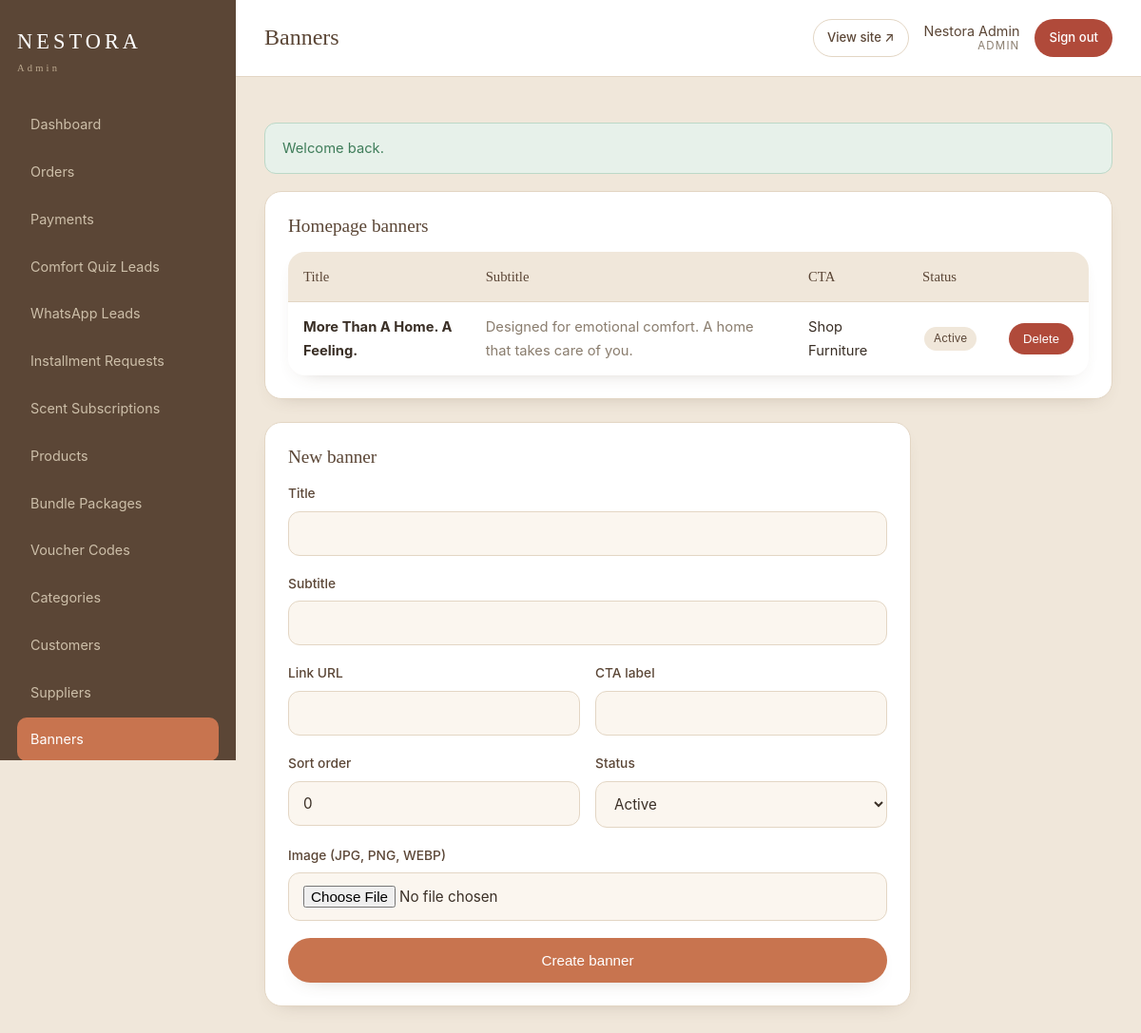
Screenshot of /admin/banners.php (signed in) with the database file from the repository.
### tables this page shows
CREATE TABLE IF NOT EXISTS homepage_banners (
    id          INT UNSIGNED NOT NULL AUTO_INCREMENT,
    title       VARCHAR(190)  NULL,
    subtitle    VARCHAR(255)  NULL,
    image_path  VARCHAR(255)  NULL,
    link_url    VARCHAR(255)  NULL,
    cta_label   VARCHAR(80)   NULL,
    sort_order  INT           NOT NULL DEFAULT 0,
    status      ENUM('active','hidden') NOT NULL DEFAULT 'active',
    created_at  DATETIME      NOT NULL DEFAULT CURRENT_TIMESTAMP,
    updated_at  DATETIME      NOT NULL DEFAULT CURRENT_TIMESTAMP ON UPDATE CURRENT_TIMESTAMP,
    PRIMARY KEY (id)
);

### inc/functions.php (called while the page is built, shortened)
<?php
function e(?string $value): string
{
    return htmlspecialchars((string) $value, ENT_QUOTES | ENT_SUBSTITUTE, 'UTF-8');
}
function label(string $value): string
{
    return ucwords(str_replace('_', ' ', $value));
}

### admin/banners.php (the view, shortened to what this page needs)
<?php
$pdo = db();
$banners = $pdo->query("SELECT * FROM homepage_banners ORDER BY sort_order, id")->fetchAll();
require_once __DIR__ . '/../inc/admin_layout.php';
?>
<div class="panel">
    <h2>Homepage banners</h2>
    <?php if (!$banners): ?><p class="muted">No banners yet.</p><?php else: ?>
    <table class="table">
        <thead><tr><th>Title</th><th>Subtitle</th><th>CTA</th><th>Status</th><th></th></tr></thead>
        <tbody>
        <?php foreach ($banners as $b): ?>
            <tr>
                <td><strong><?= e((string)$b['title']) ?></strong></td>
                <td class="muted"><?= e((string)$b['subtitle']) ?></td>
                <td><?= e((string)$b['cta_label']) ?></td>
                <td><span class="tag"><?= e(label($b['status'])) ?></span></td>
                <td>
                    <form method="post" data-confirm="Delete this banner?">
                        <button class="btn btn-danger btn-sm" type="submit">Delete</button>
                    </form>
                </td>
            </tr>
        <?php endforeach; ?>
        </tbody>
    </table>
    <?php endif; ?>
</div>
<form class="panel" method="post" enctype="multipart/form-data" style="max-width:680px">
    <h2>New banner</h2>
    <div class="field"><label>Title</label><input type="text" name="title"></div>
    <div class="field"><label>Subtitle</label><input type="text" name="subtitle"></div>
    <div class="form-row">
        <div class="field"><label>Link URL</label><input type="text" name="link_url"></div>
        <div class="field"><label>CTA label</label><input type="text" name="cta_label"></div>
    </div>
    <div class="form-row">
        <div class="field"><label>Sort order</label><input type="number" name="sort_order" value="0"></div>
        <div class="field"><label>Status</label><select name="status"><option value="active">Active</option><option value="hidden">Hidden</option></select></div>
    </div>
    <div class="field"><label>Image (JPG, PNG, WEBP)</label><input type="file" name="image" accept="image/jpeg,image/png,image/webp"></div>
    <button class="btn btn-primary btn-block" type="submit">Create banner</button>
</form>

### assets/css/style.css (style rules this page uses)
:root { --cream:#fbf6ef; --oat:#f0e7da; --beige:#e7d8c4; --terracotta:#c8744f; --terracotta-dark:#a85a3a; --brown:#5b4636; --olive-grey:#7c7a6c; --ink:#3a2f26; --muted:#8a7d6e; --line:#e3d6c4; --white:#ffffff; --ok:#3f7d5a; --warn:#b8862b; --err:#b04a3a; --radius:18px; --radius-lg:28px; --shadow:0 18px 40px -22px rgba(91,70,54,.45); --shadow-sm:0 8px 22px -16px rgba(91,70,54,.45); --font-serif:'Fraunces',Georgia,serif; --font-sans:'Inter',system-ui,-apple-system,sans-serif; }
* { box-sizing:border-box;margin:0;padding:0 }
html { scroll-behavior:smooth }
body { font-family:var(--font-sans); color:var(--ink); background:var(--cream); line-height:1.65; -webkit-font-smoothing:antialiased; }
h1,h2,h3,h4 { font-family:var(--font-serif);font-weight:500;line-height:1.2;color:var(--brown) }
.btn { display:inline-block;padding:14px 28px;border-radius:999px; font-weight:500;font-size:.95rem;cursor:pointer;border:1px solid transparent; transition:transform .18s ease, box-shadow .18s ease, background .18s ease; }
.btn-primary { background:var(--terracotta);color:#fff;box-shadow:var(--shadow-sm) }
.btn-block { display:block;width:100%;text-align:center }
.field { margin-bottom:18px }
.field label { display:block;font-size:.86rem;font-weight:500;margin-bottom:7px;color:var(--brown) }
.field input,.field select,.field textarea { width:100%;padding:13px 15px;border:1px solid var(--line);border-radius:12px; font-family:inherit;font-size:.95rem;background:var(--cream);color:var(--ink); }
.form-row { display:grid;grid-template-columns:1fr 1fr;gap:16px }
.table { width:100%;border-collapse:collapse;background:#fff;border-radius:var(--radius);overflow:hidden;box-shadow:var(--shadow-sm) }
.table th,.table td { padding:14px 16px;text-align:left;border-bottom:1px solid var(--line);font-size:.92rem }
.table th { background:var(--oat);font-family:var(--font-serif);font-weight:500;color:var(--brown) }
.table tr:last-child td { border-bottom:none }
.admin-body { background:var(--oat) }
.panel { background:#fff;border:1px solid var(--line);border-radius:var(--radius);padding:24px;box-shadow:var(--shadow-sm);margin-bottom:24px }
.panel h2 { font-size:1.2rem;margin-bottom:16px }
.btn-sm { padding:8px 14px;font-size:.82rem }
.btn-danger { background:var(--err);color:#fff }
.muted { color:var(--muted) }
.tag { display:inline-block;background:var(--oat);border-radius:99px;padding:3px 10px;font-size:.74rem;color:var(--brown);margin:2px }

### rows the page displays
homepage_banners: title "More Than A Home. A Feeling.", subtitle "Designed for emotional comfort. A home that takes care of you.", cta_label "Shop Furniture", status "Active"

### other values shown
$title "Dashboard"
$title "Orders"
$title "Payments"
$title "Comfort Quiz Leads"
$title "WhatsApp Leads"
$title "Installment Requests"
$title "Scent Subscriptions"
$title "Products"
$title "Bundle Packages"
$title "Voucher Codes"
$title "Categories"
$title "Customers"
$title "Suppliers"
$title "Banners"
$pageTitle "Banners"
